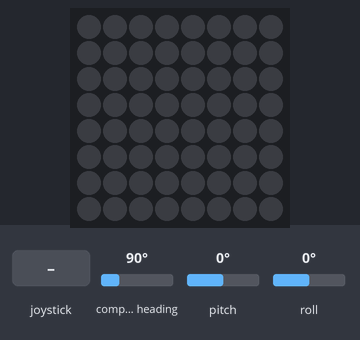
This program was run on a simulated Raspberry Pi (BCM pin numbers) with a Sense HAT. Shown: the Sense HAT's 8×8 RGB LED matrix. The inputs (shaded band) are chosen by the test bench; at power-on: compass heading 90°, pitch 0°, roll 0°. Dim RGB values are drawn brighter than linear; the 64×8 strip is a reading aid, not a part: it shows the text the matrix is scrolling, unrolled, one strip-width of it at a time; the Sense HAT reports a negative pitch or roll as 360° plus the angle.

Above: at 3.2 s.
3.3 s: joystick pushed up
At 3.4 s:
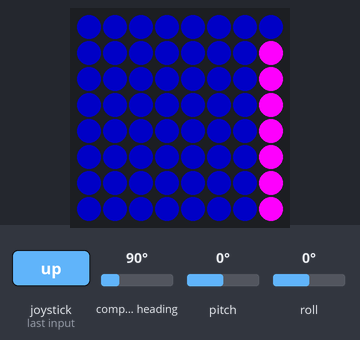
At 19.1 s:
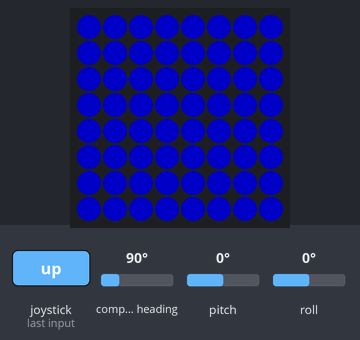

Measured:
- after the input at 3.3 s, the LEDs: first change at once (image 1 shows a later state)

The program:

SenseHat_TriCorder.py
```python
#!/usr/bin/env python3
from sense_hat import SenseHat
from time import sleep

#    Set up colors
RED			 =	(255, 0, 0)
GREEN		 =	(0, 255, 0)
BLUE		 =	(0, 0, 255)
BLACK		 =	(0, 0, 0)
WHITE		 =	(255, 255, 255)

COBALT_BLUE  =  (0, 0, 100)
CYAN		 =	(0, 255, 255)
MAGENTA      =	(255, 0, 255)
ORANGE       =  (145, 75, 0)
YELLOW       =	(255, 255, 0)

MINUTE_SECONDS = 60
MAX_LOOPS = 10

#    Default settings
DEFAULT_BACKGROUND_COLOR = COBALT_BLUE

DEFAULT_TEXT_COLOR = MAGENTA
DEFAULT_SCROLL_SPEED = 0.085
DEFAULT_DELAY_SEC = 2.60
DEFAULT_READING_INTERVAL_MIN = 5.0

#    Conversion functions
def to_fahrenheit(celsius):
    return (celsius * 1.8) + 32

def to_celsius(fahrenheit):
    return (fahrenheit - 32) / 1.8

#    Display a message on the Sense HAT RGB arraay
def show(msg, cycles=1, msg_delay_sec=DEFAULT_DELAY_SEC, bg_color=DEFAULT_BACKGROUND_COLOR, txt_color=DEFAULT_TEXT_COLOR, scr_speed=DEFAULT_SCROLL_SPEED):
    for cyc in range(cycles):
        sense.show_message(msg, back_colour=bg_color, text_colour=txt_color, scroll_speed=scr_speed)
        sleep(msg_delay_sec)
        sense.clear()

#    Get and display readings from the IMU
def orientation():
    orientation = sense.get_orientation()
    pitchR = round(orientation["pitch"], 1)
    rollR = round(orientation["roll"], 1)
    yawR = round(orientation["yaw"], 1)

    message = "Pitch: {0}, Roll: {1}, Yaw: {2}".format(pitchR, rollR, yawR)
    show(message)

#
#    Get and display readings from the Pressure, Temperature, Humidity sensors and Compass
#
#    Pressure sensor
def pressure():
    pressure = round(sense.get_pressure(), 1)

    message = "Pressure: {0:6.2f} millibars".format(pressure)
    show(message)

#    Temperature sensor
def temperature():
    celsius = round(sense.get_temperature(), 1)
    fahrenheit = round(to_fahrenheit(celsius), 1)

    message = "Temperature: {0:4.1f}F ({1:4.1f}C)".format(fahrenheit, celsius)
    show(message)

#    Humidity sensor
def humidity():
    humidity = round(sense.get_humidity(), 1)

    message = "Humidity: {0:4.1f}%".format(humidity)
    show(message)

#    Compass
def compass():
    for i in range(25):
        north = sense.get_compass()

    north = round(north, 1)

    message = "North: {0} degrees".format(north)
    show(message)

#    Create a SenseHat instance
sense = SenseHat()
sense.clear(BLACK)
sleep(2.0)

#    Attach sensors to joystick directions
sense.stick.direction_up = orientation
sense.stick.direction_right = temperature
sense.stick.direction_down = compass
sense.stick.direction_left = pressure
sense.stick.direction_middle = humidity

#    Loop forever waiting for the joystick to be moved
while True:
    pass
```
